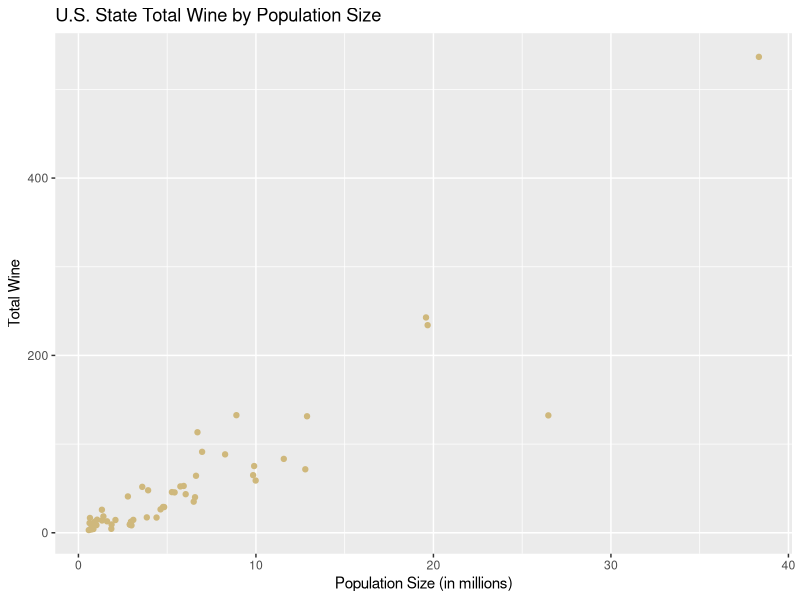
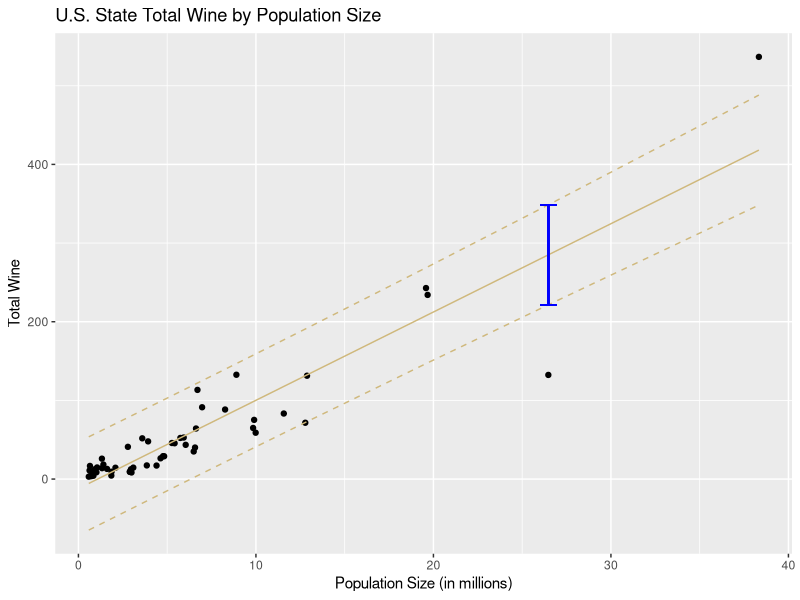
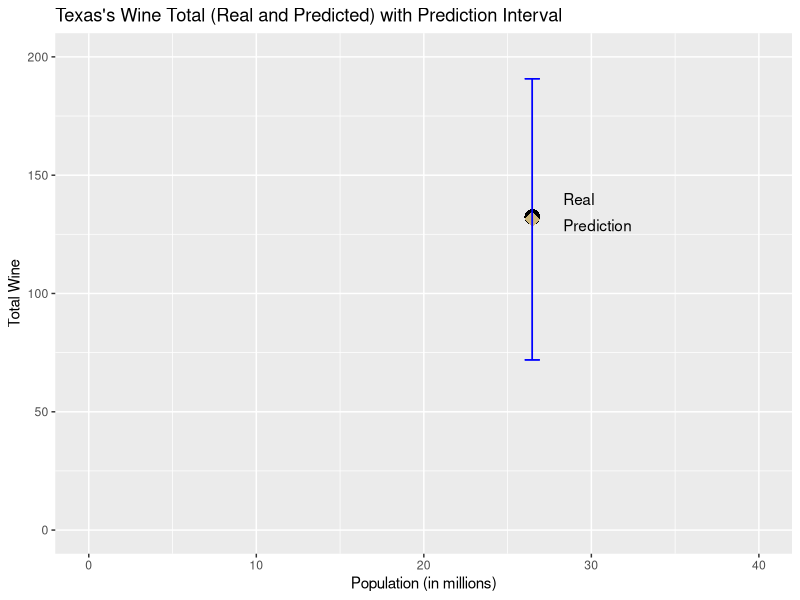
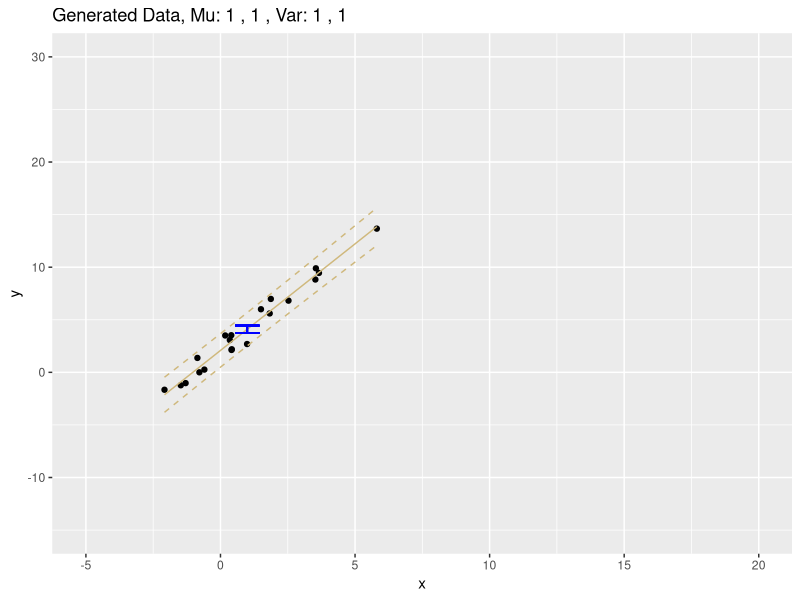
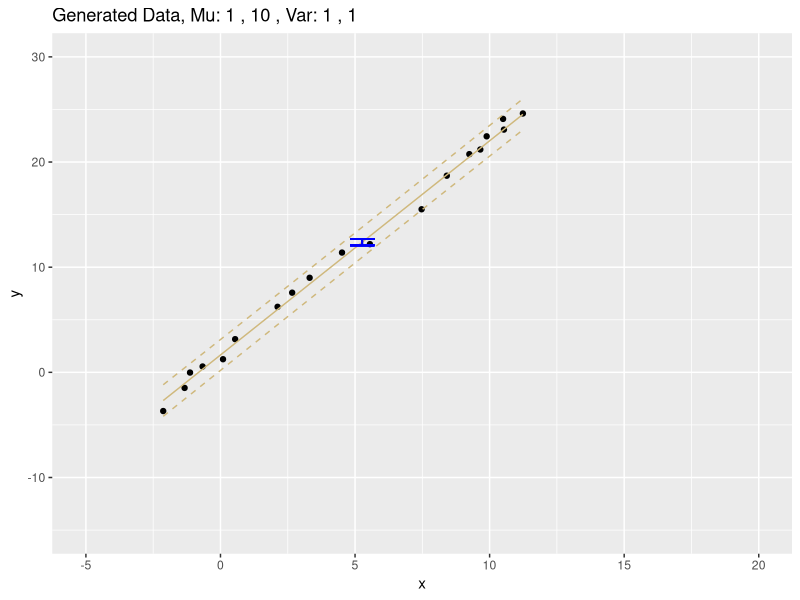
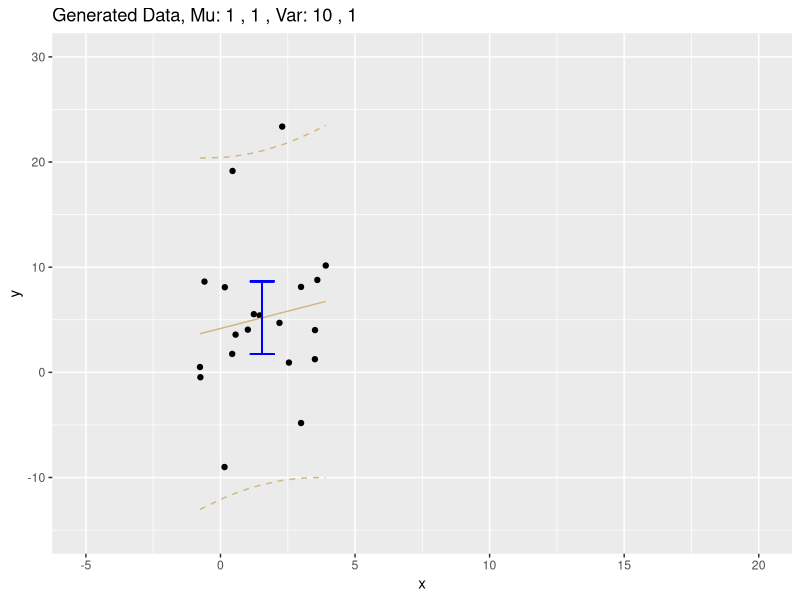

Generate these figures, in order, with R:
## ---- chunk 1
# This cell loads the necessary libraries for this assignment
library(tidyverse)
library(ggplot2)
## ---- chunk 2
# Load the data
wine.data = read.csv("wine_state_2013.csv")
head(wine.data)
## ---- chunk 3
ggplot(wine.data, aes(x = pop, y = totWine)) +
  geom_point(color = '#CFB87C') +
  labs(title = "U.S. State Total Wine by Population Size", x = "Population Size (in millions)", y = "Total Wine")
## ---- chunk 4
# create model
wine.mod <- lm(totWine~pop, wine.data)

# get predictions
pred.tbl <- predict(wine.mod, wine.data, interval = "prediction", level = 0.9)

# merge predictions and original data
wine.full <- merge(wine.data, pred.tbl, by.x = 0, by.y = 0) # merge on row indices

# recreate scatter plot with new lines
ggplot(wine.full, aes(x = pop, y = totWine)) +
  geom_point() +
  labs(title = "U.S. State Total Wine by Population Size", x = "Population Size (in millions)", y = "Total Wine") +
  geom_line(aes(y = fit), color = '#CFB87C') +
  geom_line(aes(y = lwr), linetype = "dashed", color = '#CFB87C') +
  geom_line(aes(y = upr), linetype = "dashed", color = '#CFB87C') +
  geom_errorbar(aes(x = pop[39], ymin = lwr[39], ymax = upr[39]), color = 'blue' ) # using Texas
## ---- chunk 5
# get just the data for the point used in
tx.real <- wine.data[44, 4]
tx.pred <- pred.tbl[39, 1]
tx.pop <- wine.data[44, 3]

# put into dataframe for plotting
tx.data <- data.frame(pop = c(tx.pop, tx.pop),
                     totWine = c(tx.real, tx.pred))
row.names(tx.data) <- c("Real", "Prediction")

# get upper and lower values
tx.up <- pred.tbl[39, 3]
tx.lo <- pred.tbl[39, 2]

# plot point and prediction interval
ggplot(tx.data, aes(x = pop, y = totWine)) +
  geom_point(color = c('black', '#CFB87C'), shape = c(16, 18), size = 5) +
  geom_text(aes(label = row.names(tx.data)), hjust = c(-1, -0.45), vjust = c(-1, 1)) +
  geom_errorbar(aes(x = pop, ymin = tx.lo, ymax = tx.up), color = 'blue') +
  labs(title = "Texas's Wine Total (Real and Predicted) with Prediction Interval", x = "Population (in millions)", y = "Total Wine") +
  ylim(0, 200) +
  xlim (0, 40)
## ---- chunk 6
gen_data <- function(mu1, mu2, var1, var2){
    # Function to generate 20 data points from 2 different normal distributions.
    x.1 = rnorm(10, mu1, 2)
    x.2 = rnorm(10, mu2, 2)
    y.1 = 2 + 2*x.1 + rnorm(10, 0, var1)
    y.2 = 2 + 2*x.2 + rnorm(10, 0, var2)

    df = data.frame(x=c(x.1, x.2), y=c(y.1, y.2))
    return(df)
}
## ---- chunk 7
set.seed(0)

inputs <- data.frame(try1 = c(1, 1, 1, 1),
                    try2 = c(1, 10, 1, 1),
                    try3 = c(1, 1, 10, 1))

for (row in inputs){
  # get values out of row
  m1 = row[1]
  m2 = row[2]
  v1 = row[3]
  v2 = row[4]
  
  # generate data
  data <- gen_data(m1, m2, v1, v2)

  # fit the model
  mod <- lm(y~x, data)
  predictions <- predict(mod, data, interval = 'prediction', level = 0.95)
  data <- merge(data, predictions, by.x = 0, by.y = 0) # merge on indices

  # get mean data (for confidence interval)
  xbar <- data.frame(x = mean(data$x), y = mean(data$y))
  ybar.preds <- predict(mod, xbar, interval = 'confidence', level = 0.95)

  # plot generated data with model lines and confidence interval for xbar
  plt <- ggplot(data, aes(x = x, y = y)) +
    geom_point() +
    labs(title = paste("Generated Data, Mu:", m1, ",", m2, ", Var:", v1, ",", v2)) +
    geom_line(aes(y = fit), color = '#CFB87C') +
    geom_line(aes(y = lwr), linetype = "dashed", color = '#CFB87C') +
    geom_line(aes(y = upr), linetype = "dashed", color = '#CFB87C') +
    geom_errorbar(aes(x = xbar[1, 1], ymin = ybar.preds[1, 2], ymax = ybar.preds[1, 3]), color = 'blue' ) +
    ylim(-15, 30) +
    xlim(-5, 20)
  
  # show plot
  print(plt)
}


